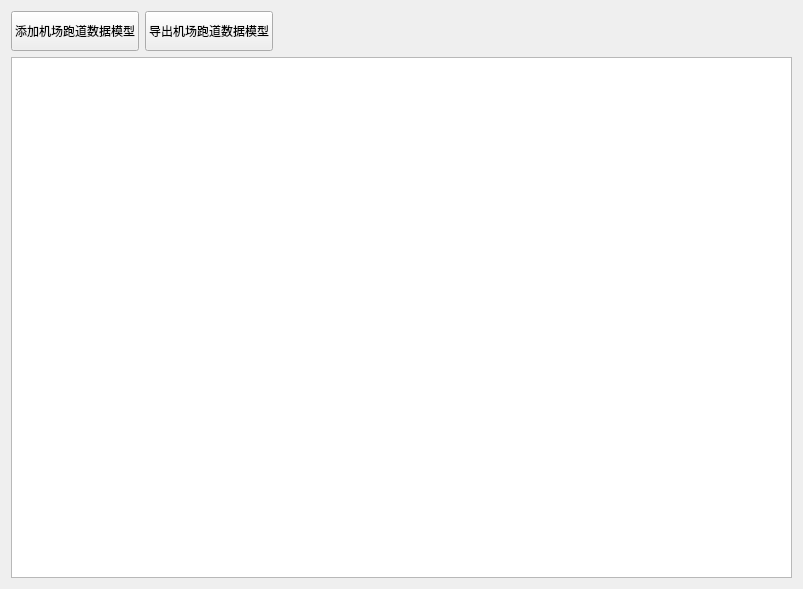
<?xml version="1.0" encoding="UTF-8"?>
<ui version="4.0">
 <class>Frm_Target_Runway_M</class>
 <widget class="QWidget" name="Frm_Target_Runway_M">
  <property name="geometry">
   <rect>
    <x>0</x>
    <y>0</y>
    <width>801</width>
    <height>589</height>
   </rect>
  </property>
  <property name="sizePolicy">
   <sizepolicy hsizetype="Fixed" vsizetype="Fixed">
    <horstretch>0</horstretch>
    <verstretch>0</verstretch>
   </sizepolicy>
  </property>
  <property name="windowTitle">
   <string>机场跑道数据模型管理</string>
  </property>
  <layout class="QGridLayout" name="gridLayout">
   <item row="0" column="0">
    <layout class="QVBoxLayout" name="verticalLayout" stretch="0,1">
     <property name="sizeConstraint">
      <enum>QLayout::SetNoConstraint</enum>
     </property>
     <item>
      <layout class="QHBoxLayout" name="horizontalLayout" stretch="0,0,1">
       <item>
        <widget class="QPushButton" name="btn_add">
         <property name="sizePolicy">
          <sizepolicy hsizetype="Fixed" vsizetype="Fixed">
           <horstretch>0</horstretch>
           <verstretch>0</verstretch>
          </sizepolicy>
         </property>
         <property name="minimumSize">
          <size>
           <width>90</width>
           <height>40</height>
          </size>
         </property>
         <property name="text">
          <string>添加机场跑道数据模型</string>
         </property>
        </widget>
       </item>
       <item>
        <widget class="QPushButton" name="btn_export">
         <property name="sizePolicy">
          <sizepolicy hsizetype="Fixed" vsizetype="Fixed">
           <horstretch>0</horstretch>
           <verstretch>0</verstretch>
          </sizepolicy>
         </property>
         <property name="minimumSize">
          <size>
           <width>80</width>
           <height>40</height>
          </size>
         </property>
         <property name="text">
          <string>导出机场跑道数据模型</string>
         </property>
        </widget>
       </item>
       <item>
        <spacer name="horizontalSpacer">
         <property name="orientation">
          <enum>Qt::Horizontal</enum>
         </property>
         <property name="sizeHint" stdset="0">
          <size>
           <width>40</width>
           <height>20</height>
          </size>
         </property>
        </spacer>
       </item>
      </layout>
     </item>
     <item>
      <widget class="QTableView" name="tb_dan">
       <property name="minimumSize">
        <size>
         <width>781</width>
         <height>521</height>
        </size>
       </property>
      </widget>
     </item>
    </layout>
   </item>
  </layout>
 </widget>
 <resources/>
 <connections/>
</ui>
